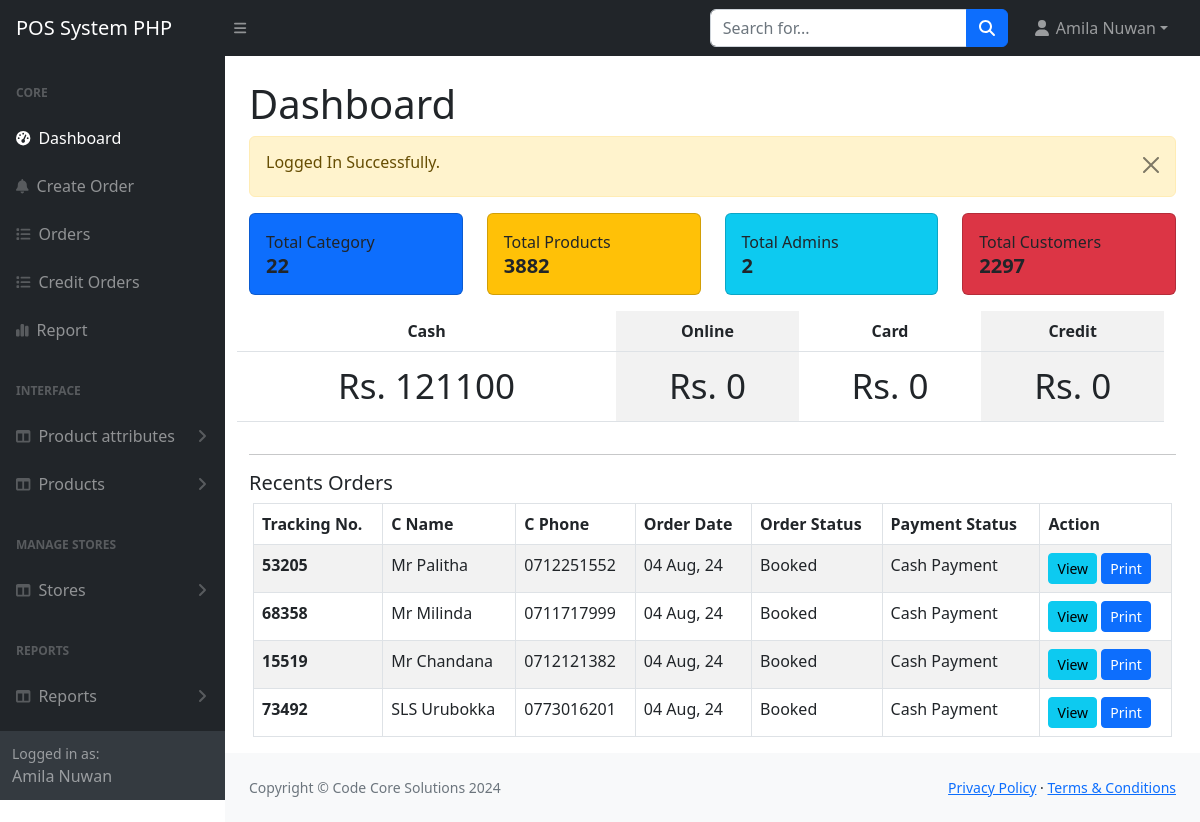
Page /main/admin/index.php (signed in) on the committed database.
### tables this page shows
CREATE TABLE `orders` (
  `id` int(11) NOT NULL,
  `customer_id` int(11) NOT NULL,
  `tracking_no` varchar(100) NOT NULL,
  `invoice_no` varchar(100) NOT NULL,
  `total_amount` varchar(100) NOT NULL,
  `net_total` varchar(100) NOT NULL,
  `order_date` date NOT NULL,
  `order_status` varchar(100) DEFAULT NULL,
  `payed_amount` varchar(255) NOT NULL DEFAULT '0',
  `pending_amount` varchar(255) NOT NULL DEFAULT '0',
  `payment_mode` varchar(100) NOT NULL,
  `cash_payed` varchar(255) NOT NULL DEFAULT '0',
  `online_payed` varchar(255) NOT NULL DEFAULT '0',
  `card_payed` int(11) NOT NULL DEFAULT 0,
  `order_placed_by_id` int(11) NOT NULL,
  `discount` int(11) DEFAULT 0,
  `on_scrap_discount` int(11) NOT NULL DEFAULT 0
);

CREATE TABLE `customers` (
  `id` int(11) NOT NULL,
  `name` varchar(255) NOT NULL,
  `email` varchar(255) DEFAULT NULL,
  `phone` varchar(255) NOT NULL,
  `address` tinytext DEFAULT NULL,
  `status` tinyint(4) NOT NULL DEFAULT 0 COMMENT '0=Visible; 1=Hidden',
  `created_at` timestamp NOT NULL DEFAULT current_timestamp()
);

### main/admin/index.php (the view, shortened to what this page needs)
<?php
include('includes/header.php');
?>
    <main>
        <div class="container-fluid px-4">
            <div class="row">
                <div class="col-md-12">
                    <h1 class="mt-4">Dashboard</h1>
                </div>
                <div class="col-md-3 mb-3">
                    <div class="card card-body bg-primary p-3">
                        <p class="text-sm mb-0 text-capitalize">Total Category</p>
                        <h5 class="fw-bold mb-0">
                            <?= getCount('categories'); ?>
                        </h5>
                    </div>
                </div>
                <div class="col-md-3 mb-3">
                    <div class="card card-body bg-warning p-3">
                        <p class="text-sm mb-0 text-capitalize">Total Products</p>
                        <h5 class="fw-bold mb-0">
                            <?= getCount('products'); ?>
                        </h5>
                    </div>
                </div>
                <div class="col-md-3 mb-3">
                    <div class="card card-body bg-info p-3">
                        <p class="text-sm mb-0 text-capitalize">Total Admins</p>
                        <h5 class="fw-bold mb-0">
                            <?= getCount('admins'); ?>
                        </h5>
                    </div>
                </div>
                <div class="col-md-3 mb-3">
                    <div class="card card-body bg-danger p-3">
                        <p class="text-sm mb-0 text-capitalize">Total Customers</p>
                        <h5 class="fw-bold mb-0">
                            <?= getCount('customers'); ?>
                        </h5>
                    </div>
                </div>
                <div class="row">
                    <?php
                        $date_ = date("Y-m-d");
                        $qstring = "SELECT * FROM orders WHERE order_date='".$date_."';";
                        $query = mysqli_query($conn, $qstring);
                        $cash = 0;
                        $online = 0;
                        $card=0;
                        $credit = 0;
                        while($row = mysqli_fetch_assoc($query)){
                            if($row['payment_mode'] == "Cash Payment"){
                                $cash +=(int)$row['net_total'];
                            }
                        }
                    ?>
                    <table class="table table-striped-columns">
                        <tr>
                            <th style="text-align: center">Cash</th>
                            <th style="text-align: center">Online</th>
                            <th style="text-align: center">Card</th>
                            <th style="text-align: center">Credit</th>
                        </tr>
                        <tr>
                            <td style="text-align: center;font-size: 35px"><?php echo "Rs. ".$cash; ?></td>
                            <td style="text-align: center;font-size: 35px"><?php echo "Rs. ".$online; ?></td>
                            <td style="text-align: center;font-size: 35px"><?php echo "Rs. ".$card; ?></td>
                            <td style="text-align: center;font-size: 35px"><?php echo "Rs. ".$credit; ?></td>
                        </tr>
                    </table>
                </div>
                <div class="col-md-12">
                    <hr>
                    <h5> Recents Orders</h5>
                </div>
                <div class="card-body px-3">
                    <div class="table-responsive">
                        <table class="table table-striped table-bordered align-item-center justify-content-center">
                            <thead>
                            <tr>
                                <th>Tracking No.</th>
                                <th>C Name</th>
                                <th>C Phone</th>
                                <th>Order Date</th>
                                <th>Order Status</th>
                                <th>Payment Status</th>
                                <th>Action</th>
                            </tr>
                            </thead>
                            <tbody>
                            <?php
                            $query = "SELECT o.*, c.* FROM orders o, customers c WHERE c.id = o.customer_id ORDER BY o.id DESC LIMIT 0 , 4";
                            $orders = mysqli_query($conn, $query);
                            if ($orders) {
                                if (mysqli_num_rows($orders)) {
                                    foreach ($orders as $orderItem) :
                                        ?>
                                        <tr>
                                            <td class="fw-bold"><?= $orderItem['tracking_no'] ?></td>
                                            <td><?= $orderItem['name'] ?></td>
                                            <td><?= $orderItem['phone'] ?></td>
                                            <td><?= date('d M, y', strtotime($orderItem['order_date'])) ?></td>
                                            <td><?= $orderItem['order_status'] ?></td>
                                            <td><?= $orderItem['payment_mode'] ?></td>
                                            <td>
                                                <a href="orders-view.php?track=<?= $orderItem['tracking_no'] ?>"
                                                   class="btn btn-info mb-0 px-2 btn-sm">View</a>
                                                <a href="orders-view-print.php?track=<?= $orderItem['tracking_no'] ?>"
                                                   class="btn btn-primary mb-0 px-2 btn-sm">Print</a>
                                            </td>
                                        </tr>
                                    <?php
                                    endforeach;
                                } else {
                                    ?>
                                    <tr>
                                        <td colspan="7" class="text-center">No record available.</td>
                                    </tr>
                                    <?php
                                }
                            } else {
                                ?>
                                <tr>
                                    <td colspan="7" class="text-center">Something went wrong.</td>
                                </tr>
                                <?php
                            }
                            ?>
                            </tbody>
                        </table>
                    </div>
                </div>
            </div>
    </main>
<?php
include('includes/footer.php');
?>

### main/admin/assets/js/DataTables/datatables.css (style rules this page uses)
:root { --dt-row-selected: 13, 110, 253; --dt-row-selected-text: 255, 255, 255; --dt-row-selected-link: 9, 10, 11; --dt-row-stripe: 0, 0, 0; --dt-row-hover: 0, 0, 0; --dt-column-ordering: 0, 0, 0; --dt-html-background: white; }

### rows in the picture
orders: tracking_no "53205", customer.name "Mr Palitha", customer.phone "0712251552", order_date "04 Aug, 24", order_status "Booked", payment_mode "Cash Payment"
orders: tracking_no "68358", customer.name "Mr Milinda", customer.phone "0711717999", order_date "04 Aug, 24", order_status "Booked", payment_mode "Cash Payment"
orders: tracking_no "15519", customer.name "Mr Chandana", customer.phone "0712121382", order_date "04 Aug, 24", order_status "Booked", payment_mode "Cash Payment"
orders: tracking_no "73492", customer.name "SLS Urubokka", customer.phone "0773016201", order_date "04 Aug, 24", order_status "Booked", payment_mode "Cash Payment"

### other values in the picture
$_SESSION['loggedInUser']['name'] "Amila Nuwan"
$_SESSION['status'] "Logged In Successfully."
getCount('categories') "22"
getCount('products') "3882"
getCount('admins') "2"
getCount('customers') "2297"
$cash "121100"
$online "0"
$card "0"
$credit "0"
